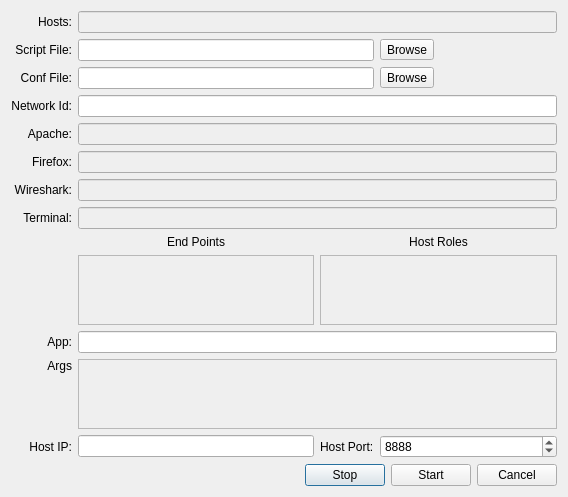
<?xml version="1.0" encoding="UTF-8"?>
<ui version="4.0">
 <class>MiniNetEditor</class>
 <widget class="QDialog" name="MiniNetEditor">
  <property name="geometry">
   <rect>
    <x>0</x>
    <y>0</y>
    <width>568</width>
    <height>484</height>
   </rect>
  </property>
  <property name="windowTitle">
   <string>MiniNet Topology</string>
  </property>
  <layout class="QVBoxLayout" name="verticalLayout">
   <item>
    <layout class="QGridLayout" name="gridLayout">
     <item row="12" column="2">
      <widget class="QLabel" name="label_13">
       <property name="text">
        <string>Host Port:</string>
       </property>
      </widget>
     </item>
     <item row="12" column="1">
      <widget class="QLineEdit" name="HostIpEdit"/>
     </item>
     <item row="6" column="0">
      <widget class="QLabel" name="label_5">
       <property name="text">
        <string>Wireshark:</string>
       </property>
       <property name="alignment">
        <set>Qt::AlignRight|Qt::AlignTrailing|Qt::AlignVCenter</set>
       </property>
      </widget>
     </item>
     <item row="2" column="1" colspan="2">
      <widget class="QLineEdit" name="ConfFileEdit">
       <property name="text">
        <string/>
       </property>
      </widget>
     </item>
     <item row="0" column="1" colspan="3">
      <widget class="QLineEdit" name="HostEdit">
       <property name="enabled">
        <bool>false</bool>
       </property>
       <property name="readOnly">
        <bool>true</bool>
       </property>
      </widget>
     </item>
     <item row="2" column="3">
      <widget class="QToolButton" name="ConfFileBrowseBtn">
       <property name="text">
        <string>Browse</string>
       </property>
      </widget>
     </item>
     <item row="9" column="2" colspan="2">
      <widget class="QPlainTextEdit" name="HostRolesEdit">
       <property name="enabled">
        <bool>false</bool>
       </property>
       <property name="readOnly">
        <bool>true</bool>
       </property>
      </widget>
     </item>
     <item row="5" column="0">
      <widget class="QLabel" name="label_4">
       <property name="text">
        <string>Firefox:</string>
       </property>
       <property name="alignment">
        <set>Qt::AlignRight|Qt::AlignTrailing|Qt::AlignVCenter</set>
       </property>
      </widget>
     </item>
     <item row="7" column="0">
      <widget class="QLabel" name="label_6">
       <property name="text">
        <string>Terminal:</string>
       </property>
       <property name="alignment">
        <set>Qt::AlignRight|Qt::AlignTrailing|Qt::AlignVCenter</set>
       </property>
      </widget>
     </item>
     <item row="3" column="0">
      <widget class="QLabel" name="label">
       <property name="text">
        <string>Network Id:</string>
       </property>
       <property name="alignment">
        <set>Qt::AlignRight|Qt::AlignTrailing|Qt::AlignVCenter</set>
       </property>
      </widget>
     </item>
     <item row="4" column="0">
      <widget class="QLabel" name="label_3">
       <property name="text">
        <string>Apache:</string>
       </property>
       <property name="alignment">
        <set>Qt::AlignRight|Qt::AlignTrailing|Qt::AlignVCenter</set>
       </property>
      </widget>
     </item>
     <item row="3" column="1" colspan="3">
      <widget class="QLineEdit" name="NetworkIdEdit"/>
     </item>
     <item row="8" column="2" colspan="2">
      <widget class="QLabel" name="label_8">
       <property name="text">
        <string>Host Roles</string>
       </property>
       <property name="alignment">
        <set>Qt::AlignHCenter|Qt::AlignTop</set>
       </property>
      </widget>
     </item>
     <item row="9" column="1">
      <widget class="QPlainTextEdit" name="EndPointsEdit">
       <property name="enabled">
        <bool>false</bool>
       </property>
       <property name="readOnly">
        <bool>true</bool>
       </property>
      </widget>
     </item>
     <item row="8" column="1">
      <widget class="QLabel" name="label_7">
       <property name="text">
        <string>End Points</string>
       </property>
       <property name="alignment">
        <set>Qt::AlignHCenter|Qt::AlignTop</set>
       </property>
      </widget>
     </item>
     <item row="12" column="0">
      <widget class="QLabel" name="label_12">
       <property name="text">
        <string>Host IP:</string>
       </property>
       <property name="alignment">
        <set>Qt::AlignRight|Qt::AlignTrailing|Qt::AlignVCenter</set>
       </property>
      </widget>
     </item>
     <item row="11" column="0">
      <widget class="QLabel" name="label_9">
       <property name="text">
        <string>Args</string>
       </property>
       <property name="alignment">
        <set>Qt::AlignRight|Qt::AlignTop|Qt::AlignTrailing</set>
       </property>
      </widget>
     </item>
     <item row="12" column="3">
      <widget class="QSpinBox" name="HostPortSpin">
       <property name="sizePolicy">
        <sizepolicy hsizetype="Expanding" vsizetype="Fixed">
         <horstretch>0</horstretch>
         <verstretch>0</verstretch>
        </sizepolicy>
       </property>
       <property name="maximum">
        <number>65535</number>
       </property>
       <property name="value">
        <number>8888</number>
       </property>
      </widget>
     </item>
     <item row="4" column="1" colspan="3">
      <widget class="QLineEdit" name="ApacheEdit">
       <property name="enabled">
        <bool>false</bool>
       </property>
       <property name="readOnly">
        <bool>true</bool>
       </property>
      </widget>
     </item>
     <item row="10" column="0">
      <widget class="QLabel" name="label_11">
       <property name="text">
        <string>App:</string>
       </property>
       <property name="alignment">
        <set>Qt::AlignRight|Qt::AlignTrailing|Qt::AlignVCenter</set>
       </property>
      </widget>
     </item>
     <item row="10" column="1" colspan="3">
      <widget class="QLineEdit" name="AppEdit"/>
     </item>
     <item row="1" column="1" colspan="2">
      <widget class="QLineEdit" name="ScriptFileEdit"/>
     </item>
     <item row="1" column="3">
      <widget class="QToolButton" name="ScriptFileBrowseBtn">
       <property name="text">
        <string>Browse</string>
       </property>
      </widget>
     </item>
     <item row="1" column="0">
      <widget class="QLabel" name="label_10">
       <property name="text">
        <string>Script File:</string>
       </property>
       <property name="alignment">
        <set>Qt::AlignRight|Qt::AlignTrailing|Qt::AlignVCenter</set>
       </property>
      </widget>
     </item>
     <item row="0" column="0">
      <widget class="QLabel" name="HostsCountLabel">
       <property name="text">
        <string>Hosts:</string>
       </property>
       <property name="alignment">
        <set>Qt::AlignRight|Qt::AlignTrailing|Qt::AlignVCenter</set>
       </property>
      </widget>
     </item>
     <item row="6" column="1" colspan="3">
      <widget class="QLineEdit" name="WiresharkEdit">
       <property name="enabled">
        <bool>false</bool>
       </property>
       <property name="readOnly">
        <bool>true</bool>
       </property>
      </widget>
     </item>
     <item row="7" column="1" colspan="3">
      <widget class="QLineEdit" name="TerminalEdit">
       <property name="enabled">
        <bool>false</bool>
       </property>
       <property name="readOnly">
        <bool>true</bool>
       </property>
      </widget>
     </item>
     <item row="11" column="1" colspan="3">
      <widget class="QPlainTextEdit" name="CmdLineEdit">
       <property name="enabled">
        <bool>false</bool>
       </property>
       <property name="readOnly">
        <bool>true</bool>
       </property>
      </widget>
     </item>
     <item row="2" column="0">
      <widget class="QLabel" name="label_2">
       <property name="text">
        <string>Conf File:</string>
       </property>
       <property name="alignment">
        <set>Qt::AlignRight|Qt::AlignTrailing|Qt::AlignVCenter</set>
       </property>
      </widget>
     </item>
     <item row="5" column="1" colspan="3">
      <widget class="QLineEdit" name="FirefoxEdit">
       <property name="enabled">
        <bool>false</bool>
       </property>
       <property name="readOnly">
        <bool>true</bool>
       </property>
      </widget>
     </item>
    </layout>
   </item>
   <item>
    <spacer name="verticalSpacer">
     <property name="orientation">
      <enum>Qt::Vertical</enum>
     </property>
     <property name="sizeHint" stdset="0">
      <size>
       <width>20</width>
       <height>0</height>
      </size>
     </property>
    </spacer>
   </item>
   <item>
    <layout class="QHBoxLayout" name="horizontalLayout">
     <item>
      <spacer name="horizontalSpacer">
       <property name="orientation">
        <enum>Qt::Horizontal</enum>
       </property>
       <property name="sizeHint" stdset="0">
        <size>
         <width>40</width>
         <height>20</height>
        </size>
       </property>
      </spacer>
     </item>
     <item>
      <widget class="QPushButton" name="StopBtn">
       <property name="text">
        <string>Stop</string>
       </property>
      </widget>
     </item>
     <item>
      <widget class="QPushButton" name="StartBtn">
       <property name="text">
        <string>Start</string>
       </property>
      </widget>
     </item>
     <item>
      <widget class="QPushButton" name="CancelBtn">
       <property name="text">
        <string>Cancel</string>
       </property>
      </widget>
     </item>
    </layout>
   </item>
  </layout>
 </widget>
 <layoutdefault spacing="6" margin="11"/>
 <tabstops>
  <tabstop>HostEdit</tabstop>
  <tabstop>ScriptFileEdit</tabstop>
  <tabstop>ScriptFileBrowseBtn</tabstop>
  <tabstop>ConfFileEdit</tabstop>
  <tabstop>ConfFileBrowseBtn</tabstop>
  <tabstop>NetworkIdEdit</tabstop>
  <tabstop>ApacheEdit</tabstop>
  <tabstop>FirefoxEdit</tabstop>
  <tabstop>WiresharkEdit</tabstop>
  <tabstop>TerminalEdit</tabstop>
  <tabstop>EndPointsEdit</tabstop>
  <tabstop>HostRolesEdit</tabstop>
  <tabstop>AppEdit</tabstop>
  <tabstop>CmdLineEdit</tabstop>
  <tabstop>StopBtn</tabstop>
  <tabstop>StartBtn</tabstop>
  <tabstop>CancelBtn</tabstop>
 </tabstops>
 <resources/>
 <connections/>
</ui>
